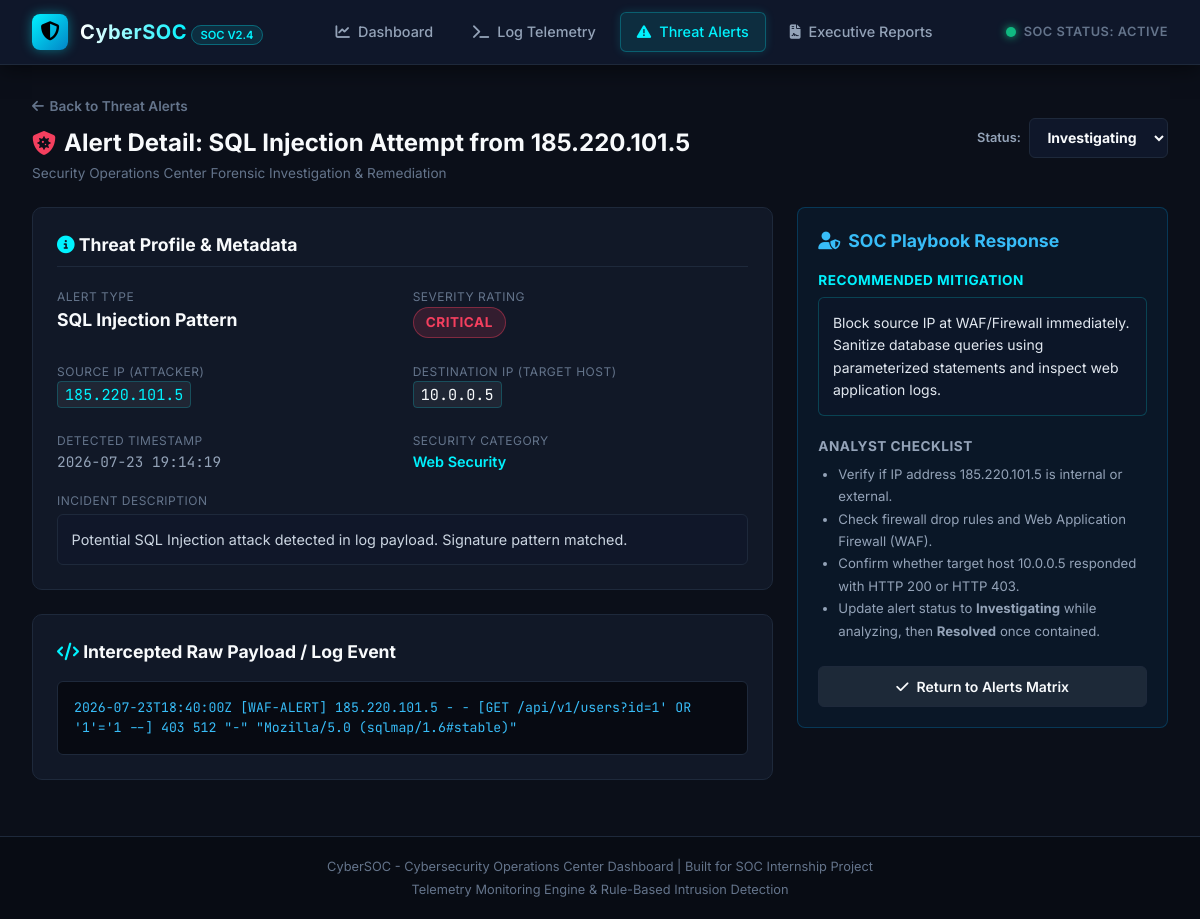
The page /alerts/16 on the database its author committed.
### tables this page shows
CREATE TABLE alerts (
            id INTEGER PRIMARY KEY AUTOINCREMENT,
            title TEXT,
            alert_type TEXT,
            severity TEXT,
            source_ip TEXT,
            destination_ip TEXT,
            timestamp DATETIME DEFAULT CURRENT_TIMESTAMP,
            description TEXT,
            raw_log TEXT,
            recommended_action TEXT,
            status TEXT DEFAULT 'New',
            category TEXT,
            log_id INTEGER,
            FOREIGN KEY (log_id) REFERENCES logs (id)
        );

### app.py (the view, shortened to what this page needs)
@app.route('/alerts/<int:alert_id>')
def alert_detail(alert_id):
    alert = get_alert_by_id(
        alert_id
    )
    return render_template(
        'alert_detail.html',
        alert=alert
    )

### database.py (called while the page is built)
def get_db_connection():
    conn = sqlite3.connect(DB_PATH)
    conn.row_factory = sqlite3.Row
    return conn

def get_alert_by_id(alert_id):
    conn = get_db_connection()
    cursor = conn.cursor()
    cursor.execute("SELECT * FROM alerts WHERE id = ?", (alert_id,))
    row = cursor.fetchone()
    conn.close()
    return dict(row) if row else None

### templates/alert_detail.html (shortened to what this page needs)
{% extends 'base.html' %}
{% block content %}
<div class="page-header">
    <div>
        <a href="{{ url_for('alerts') }}" style="font-size: 0.85rem; color: var(--text-muted); font-weight: 600; display: inline-flex; align-items: center; gap: 0.35rem; margin-bottom: 0.5rem;">
            <i class="fa-solid fa-arrow-left"></i> Back to Threat Alerts
        </a>
        <h1 class="page-title">
            <i class="fa-solid fa-shield-virus" style="color: var(--color-critical);"></i> Alert Detail: {{ alert.title }}
        </h1>
        <div class="page-subtitle">Security Operations Center Forensic Investigation & Remediation</div>
    </div>
    <div>
        <form action="{{ url_for('change_alert_status', alert_id=alert.id) }}" method="POST" style="display: flex; gap: 0.5rem; align-items: center;">
            <span style="font-size: 0.8rem; color: var(--text-secondary); font-weight: 600;">Status:</span>
            <select name="status" class="form-select status-{{ alert.status|lower }}" onchange="this.form.submit()" style="width: auto; font-weight: 700;">
                <option value="Investigating" {% if alert.status == 'Investigating' %}selected{% endif %}>Investigating</option>
            </select>
        </form>
    </div>
</div>
<div class="detail-grid">
    <div>
        <div class="table-card" style="padding: 1.5rem; margin-bottom: 1.5rem;">
            <h2 style="font-size: 1.1rem; font-weight: 700; color: var(--text-primary); margin-bottom: 1rem; border-bottom: 1px solid var(--border-color); padding-bottom: 0.5rem;">
                <i class="fa-solid fa-circle-info" style="color: var(--cyber-cyan);"></i> Threat Profile & Metadata
            </h2>
            <div style="display: grid; grid-template-columns: 1fr 1fr; gap: 1.25rem; margin-bottom: 1.25rem;">
                <div>
                    <label style="font-size: 0.75rem; color: var(--text-muted); text-transform: uppercase; letter-spacing: 0.5px;">Alert Type</label>
                    <div style="font-size: 1.1rem; font-weight: 700; color: var(--text-primary);">{{ alert.alert_type }}</div>
                </div>
                <div>
                    <label style="font-size: 0.75rem; color: var(--text-muted); text-transform: uppercase; letter-spacing: 0.5px;">Severity Rating</label>
                    <div>
                        <span class="badge badge-{{ alert.severity|lower }}" style="font-size: 0.85rem; padding: 4px 12px;">
                            {{ alert.severity }}
                        </span>
                    </div>
                </div>
                <div>
                    <label style="font-size: 0.75rem; color: var(--text-muted); text-transform: uppercase; letter-spacing: 0.5px;">Source IP (Attacker)</label>
                    <div><span class="ip-badge" style="font-size: 0.95rem;">{{ alert.source_ip }}</span></div>
                </div>
                <div>
                    <label style="font-size: 0.75rem; color: var(--text-muted); text-transform: uppercase; letter-spacing: 0.5px;">Destination IP (Target Host)</label>
                    <div><span class="ip-badge" style="font-size: 0.95rem; color: var(--text-primary);">{{ alert.destination_ip or '10.0.0.5' }}</span></div>
                </div>
                <div>
                    <label style="font-size: 0.75rem; color: var(--text-muted); text-transform: uppercase; letter-spacing: 0.5px;">Detected Timestamp</label>
                    <div style="font-size: 0.9rem; color: var(--text-secondary); font-family: var(--font-mono);">{{ alert.timestamp }}</div>
                </div>
                <div>
                    <label style="font-size: 0.75rem; color: var(--text-muted); text-transform: uppercase; letter-spacing: 0.5px;">Security Category</label>
                    <div style="font-size: 0.9rem; color: var(--cyber-cyan); font-weight: 600;">{{ alert.category }}</div>
                </div>
            </div>
            <div>
                <label style="font-size: 0.75rem; color: var(--text-muted); text-transform: uppercase; letter-spacing: 0.5px; display: block; margin-bottom: 4px;">Incident Description</label>
                <p style="font-size: 0.9rem; color: #cbd5e1; background: rgba(15, 23, 42, 0.6); padding: 0.85rem; border-radius: 6px; border: 1px solid var(--border-color);">
                    {{ alert.description }}
                </p>
            </div>
        </div>
        <div class="table-card" style="padding: 1.5rem;">
            <h2 style="font-size: 1.1rem; font-weight: 700; color: var(--text-primary); margin-bottom: 1rem;">
                <i class="fa-solid fa-code" style="color: var(--cyber-cyan);"></i> Intercepted Raw Payload / Log Event
            </h2>
            <div class="code-box">{{ alert.raw_log }}</div>
        </div>
    </div>
    <div>
        <div class="playbook-box">
            <h2 style="font-size: 1.1rem; font-weight: 700; color: #38bdf8; margin-bottom: 1rem; display: flex; align-items: center; gap: 0.5rem;">
                <i class="fa-solid fa-user-shield"></i> SOC Playbook Response
            </h2>
            <div style="margin-bottom: 1.25rem;">
                <h3 style="font-size: 0.85rem; text-transform: uppercase; color: var(--cyber-cyan); letter-spacing: 0.5px; margin-bottom: 0.4rem;">Recommended Mitigation</h3>
                <div style="font-size: 0.875rem; color: #e2e8f0; line-height: 1.6; background: rgba(15, 23, 42, 0.5); padding: 0.85rem; border-radius: 6px; border: 1px solid rgba(0, 242, 254, 0.2);">
                    {{ alert.recommended_action }}
                </div>
            </div>
            <div style="margin-bottom: 1.25rem;">
                <h3 style="font-size: 0.85rem; text-transform: uppercase; color: var(--text-secondary); letter-spacing: 0.5px; margin-bottom: 0.4rem;">Analyst Checklist</h3>
                <ul style="font-size: 0.825rem; color: var(--text-secondary); padding-left: 1.25rem; line-height: 1.7;">
                    <li>Verify if IP address {{ alert.source_ip }} is internal or external.</li>
                    <li>Check firewall drop rules and Web Application Firewall (WAF).</li>
                    <li>Confirm whether target host {{ alert.destination_ip or '10.0.0.5' }} responded with HTTP 200 or HTTP 403.</li>
                    <li>Update alert status to <strong>Investigating</strong> while analyzing, then <strong>Resolved</strong> once contained.</li>
                </ul>
            </div>
            <div style="margin-top: 1.5rem; text-align: center;">
                <a href="{{ url_for('alerts') }}" class="btn btn-secondary" style="width: 100%; justify-content: center;">
                    <i class="fa-solid fa-check"></i> Return to Alerts Matrix
                </a>
            </div>
        </div>
    </div>
</div>
{% endblock %}

### static/style.css (style rules this page uses)
:root { --bg-dark: #0b0f19; --bg-card: #111827; --bg-card-hover: #1f2937; --border-color: #1e293b; --border-glowing: #00f2fe; --text-primary: #f8fafc; --text-secondary: #94a3b8; --text-muted: #64748b; --color-critical: #f43f5e; --color-critical-bg: rgba(244, 63, 94, 0.15); --color-high: #f97316; --color-high-bg: rgba(249, 115, 22, 0.15); --color-medium: #f59e0b; --color-medium-bg: rgba(245, 158, 11, 0.15); --color-low: #10b981; --color-low-bg: rgba(16, 185, 129, 0.15); --color-info: #3b82f6; --color-info-bg: rgba(59, 130, 246, 0.15); --cyber-cyan: #00f2fe; --cyber-blue: #0284c7; --cyber-purple: #a855f7; --font-sans: 'Inter', -apple-system, BlinkMacSystemFont, "Segoe UI", Roboto, sans-serif; --font-mono: 'JetBrains Mono', 'Fira Code', 'Consolas', monospace; }
* { box-sizing: border-box; margin: 0; padding: 0; }
body { background-color: var(--bg-dark); color: var(--text-primary); font-family: var(--font-sans); line-height: 1.5; min-height: 100vh; display: flex; flex-direction: column; }
a { color: var(--cyber-cyan); text-decoration: none; transition: color 0.2s ease; }
.page-header { display: flex; justify-content: space-between; align-items: center; margin-bottom: 1.5rem; }
.page-title { font-size: 1.5rem; font-weight: 700; display: flex; align-items: center; gap: 0.5rem; }
.page-subtitle { font-size: 0.85rem; color: var(--text-muted); margin-top: 2px; }
.table-card { background: var(--bg-card); border: 1px solid var(--border-color); border-radius: 10px; overflow: hidden; margin-bottom: 1.75rem; }
.ip-badge { font-family: var(--font-mono); background: rgba(255, 255, 255, 0.06); padding: 2px 7px; border-radius: 4px; font-size: 0.8rem; color: var(--cyber-cyan); border: 1px solid rgba(0, 242, 254, 0.2); }
.badge { display: inline-block; padding: 3px 10px; border-radius: 20px; font-size: 0.75rem; font-weight: 700; text-transform: uppercase; letter-spacing: 0.5px; }
.badge-critical { background: var(--color-critical-bg); color: var(--color-critical); border: 1px solid rgba(244, 63, 94, 0.4); }
.status-investigating { background: rgba(245, 158, 11, 0.2); color: #fbbf24; }
.btn { display: inline-flex; align-items: center; gap: 0.5rem; padding: 0.55rem 1.25rem; font-size: 0.875rem; font-weight: 600; border-radius: 6px; cursor: pointer; border: none; transition: all 0.2s ease; }
.btn-secondary { background: rgba(255, 255, 255, 0.08); color: var(--text-primary); border: 1px solid var(--border-color); }
.form-control, .form-select { width: 100%; background: #0f172a; border: 1px solid var(--border-color); color: var(--text-primary); padding: 0.6rem 0.85rem; border-radius: 6px; font-size: 0.875rem; font-family: inherit; transition: border 0.2s ease; }
.detail-grid { display: grid; grid-template-columns: 2fr 1fr; gap: 1.5rem; }
.code-box { background: #070a12; border: 1px solid var(--border-color); padding: 1rem; border-radius: 6px; font-family: var(--font-mono); font-size: 0.825rem; color: #38bdf8; overflow-x: auto; white-space: pre-wrap; word-break: break-all; }
.playbook-box { background: rgba(2, 132, 199, 0.08); border: 1px solid rgba(2, 132, 199, 0.3); border-radius: 8px; padding: 1.25rem; }

### rows shown on the page
alerts: title "SQL Injection Attempt from 185.220.101.5", status "Investigating", alert_type "SQL Injection Pattern", severity "CRITICAL", source_ip "185.220.101.5", destination_ip "10.0.0.5", timestamp "2026-07-23 19:14:19", category "Web Security", description "Potential SQL Injection attack detected in log payload. Signature pattern matched.", raw_log "2026-07-23T18:40:00Z [WAF-ALERT] 185.220.101.5 - - [GET /api/v1/users?id=1' OR '1'='1 --] 403 512 \"-\" \"Mozilla/5.0 (sqlmap/1.6#stable)\"", recommended_action "Block source IP at WAF/Firewall immediately. Sanitize database queries using parameterized statements and inspect web application logs."
